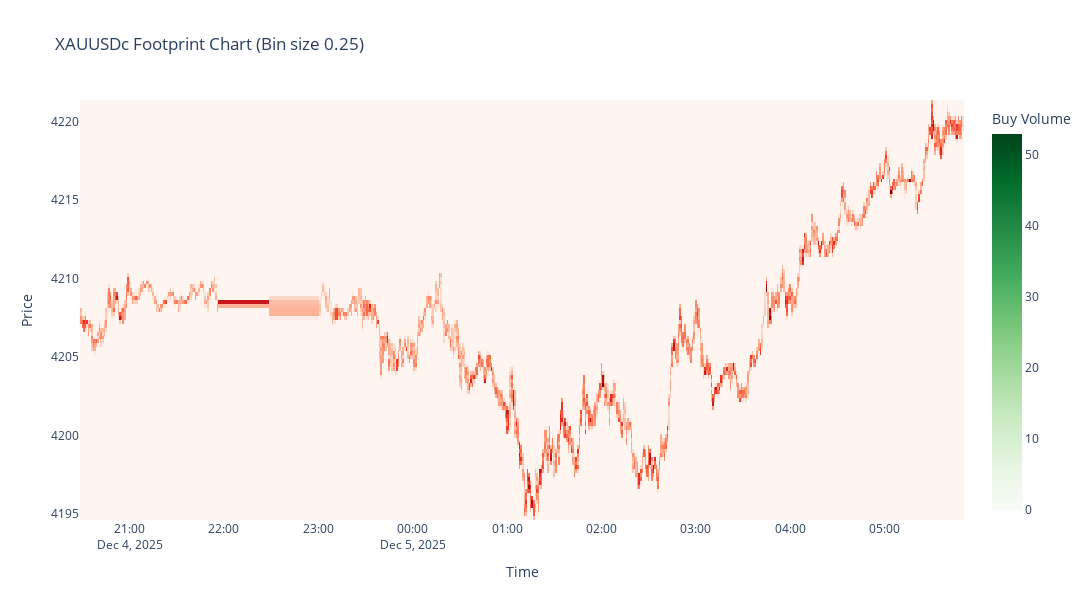

Write notebook code for a chart like this one.
### Code cell
import MetaTrader5 as mt5
import pandas as pd
import numpy as np
import plotly.graph_objects as go
from datetime import datetime, timedelta

# -------------------------------
# 1. Initialize MT5
# -------------------------------
if not mt5.initialize():
    raise RuntimeError("MT5 initialization failed")

symbol = "XAUUSDc"
timeframe = mt5.TIMEFRAME_M1  # 1-minute bars
num_bars = 500                # number of bars to fetch
bin_size = 0.25               # price bin size

# -------------------------------
# 2. Fetch data from MT5
# -------------------------------
utc_from = datetime.now() - timedelta(days=0)
rates = mt5.copy_rates_from(symbol, timeframe, utc_from, num_bars)
mt5.shutdown()

df = pd.DataFrame(rates)
df['time'] = pd.to_datetime(df['time'], unit='s')

# -------------------------------
# 3. Prepare bins for footprint
# -------------------------------
price_min = np.floor(df['low'].min() / bin_size) * bin_size
price_max = np.ceil(df['high'].max() / bin_size) * bin_size
bins = np.arange(price_min, price_max + bin_size, bin_size)
bin_labels = bins[:-1]  # histogram returns len(bins)-1

# Initialize footprint DataFrames
footprint_buy = pd.DataFrame(0, index=df['time'], columns=bin_labels)
footprint_sell = pd.DataFrame(0, index=df['time'], columns=bin_labels)

# -------------------------------
# 4. Aggregate tick volumes into bins
# -------------------------------
for i, row in df.iterrows():
    ticks = int(row['tick_volume'])
    
    # Simulate tick-level prices within bar range
    tick_prices = np.random.uniform(row['low'], row['high'], ticks)
    
    # Simulate bid/ask split (50/50 or random)
    tick_side = np.random.choice(['buy', 'sell'], size=ticks, p=[0.5, 0.5])
    
    # Buy histogram
    counts_buy, _ = np.histogram(tick_prices[tick_side == 'buy'], bins=bins)
    # Sell histogram
    counts_sell, _ = np.histogram(tick_prices[tick_side == 'sell'], bins=bins)
    
    # Assign to DataFrames
    footprint_buy.iloc[i, :] = counts_buy
    footprint_sell.iloc[i, :] = counts_sell

# -------------------------------
# 5. Plot footprint heatmap
# -------------------------------
fig = go.Figure()

# Buy volume heatmap (green)
fig.add_trace(go.Heatmap(
    z=footprint_buy.values.T,
    x=footprint_buy.index,
    y=footprint_buy.columns,
    colorscale='Greens',
    colorbar=dict(title='Buy Volume'),
    name='Buy Volume'
))

# Sell volume heatmap (red)
fig.add_trace(go.Heatmap(
    z=footprint_sell.values.T,
    x=footprint_sell.index,
    y=footprint_sell.columns,
    colorscale='Reds',
    colorbar=dict(title='Sell Volume'),
    name='Sell Volume',
    showscale=False  # hide second colorbar to avoid clutter
))

fig.update_layout(
    title=f'{symbol} Footprint Chart (Bin size {bin_size})',
    xaxis_title='Time',
    yaxis_title='Price',
    xaxis_rangeslider_visible=False,
    height=600,
    width=1200
)

fig.show()

### Figure 1 — Plotly figure (JSON) as saved in the notebook; plotly's stock layout.template omitted (floating-point values rounded to 4 significant figures; data arrays with more than 128 entries replaced by an {"elided": "..."} marker saying what was removed)
{"data": [{"colorbar": {"title": {"text": "Buy Volume"}}, "colorscale": [[0, "rgb(247,252,245)"], [0.125, "rgb(229,245,224)"], [0.25, "rgb(199,233,192)"], [0.375, "rgb(161,217,155)"], [0.5, "rgb(116,196,118)"], [0.625, "rgb(65,171,93)"], [0.75, "rgb(35,139,69)"], [0.875, "rgb(0,109,44)"], [1, "rgb(0,68,27)"]], "name": "Buy Volume", "type": "heatmap", "x": {"elided": "500 str values"}, "y": [4195.0, 4195.0, 4195.0, 4196.0, 4196.0, 4196.0, 4196.0, 4196.0, 4197.0, 4197.0, 4197.0, 4198.0, 4198.0, 4198.0, 4198.0, 4198.0, 4199.0, 4199.0, 4199.0, 4200.0, 4200.0, 4200.0, 4200.0, 4200.0, 4201.0, 4201.0, 4201.0, 4202.0, 4202.0, 4202.0, 4202.0, 4202.0, 4203.0, 4203.0, 4203.0, 4204.0, 4204.0, 4204.0, 4204.0, 4204.0, 4205.0, 4205.0, 4205.0, 4206.0, 4206.0, 4206.0, 4206.0, 4206.0, 4207.0, 4207.0, 4207.0, 4208.0, 4208.0, 4208.0, 4208.0, 4208.0, 4209.0, 4209.0, 4209.0, 4210.0, 4210.0, 4210.0, 4210.0, 4210.0, 4211.0, 4211.0, 4211.0, 4212.0, 4212.0, 4212.0, 4212.0, 4212.0, 4213.0, 4213.0, 4213.0, 4214.0, 4214.0, 4214.0, 4214.0, 4214.0, 4215.0, 4215.0, 4215.0, 4216.0, 4216.0, 4216.0, 4216.0, 4216.0, 4217.0, 4217.0, 4217.0, 4218.0, 4218.0, 4218.0, 4218.0, 4218.0, 4219.0, 4219.0, 4219.0, 4220.0, 4220.0, 4220.0, 4220.0, 4220.0, 4221.0, 4221.0, 4221.0], "z": {"elided": "107x500 int values"}}, {"colorbar": {"title": {"text": "Sell Volume"}}, "colorscale": [[0, "rgb(255,245,240)"], [0.125, "rgb(254,224,210)"], [0.25, "rgb(252,187,161)"], [0.375, "rgb(252,146,114)"], [0.5, "rgb(251,106,74)"], [0.625, "rgb(239,59,44)"], [0.75, "rgb(203,24,29)"], [0.875, "rgb(165,15,21)"], [1, "rgb(103,0,13)"]], "name": "Sell Volume", "showscale": false, "type": "heatmap", "x": {"elided": "500 str values"}, "y": [4195.0, 4195.0, 4195.0, 4196.0, 4196.0, 4196.0, 4196.0, 4196.0, 4197.0, 4197.0, 4197.0, 4198.0, 4198.0, 4198.0, 4198.0, 4198.0, 4199.0, 4199.0, 4199.0, 4200.0, 4200.0, 4200.0, 4200.0, 4200.0, 4201.0, 4201.0, 4201.0, 4202.0, 4202.0, 4202.0, 4202.0, 4202.0, 4203.0, 4203.0, 4203.0, 4204.0, 4204.0, 4204.0, 4204.0, 4204.0, 4205.0, 4205.0, 4205.0, 4206.0, 4206.0, 4206.0, 4206.0, 4206.0, 4207.0, 4207.0, 4207.0, 4208.0, 4208.0, 4208.0, 4208.0, 4208.0, 4209.0, 4209.0, 4209.0, 4210.0, 4210.0, 4210.0, 4210.0, 4210.0, 4211.0, 4211.0, 4211.0, 4212.0, 4212.0, 4212.0, 4212.0, 4212.0, 4213.0, 4213.0, 4213.0, 4214.0, 4214.0, 4214.0, 4214.0, 4214.0, 4215.0, 4215.0, 4215.0, 4216.0, 4216.0, 4216.0, 4216.0, 4216.0, 4217.0, 4217.0, 4217.0, 4218.0, 4218.0, 4218.0, 4218.0, 4218.0, 4219.0, 4219.0, 4219.0, 4220.0, 4220.0, 4220.0, 4220.0, 4220.0, 4221.0, 4221.0, 4221.0], "z": {"elided": "107x500 int values"}}], "layout": {"height": 600, "title": {"text": "XAUUSDc Footprint Chart (Bin size 0.25)"}, "width": 1200, "xaxis": {"rangeslider": {"visible": false}, "title": {"text": "Time"}}, "yaxis": {"title": {"text": "Price"}}}}
